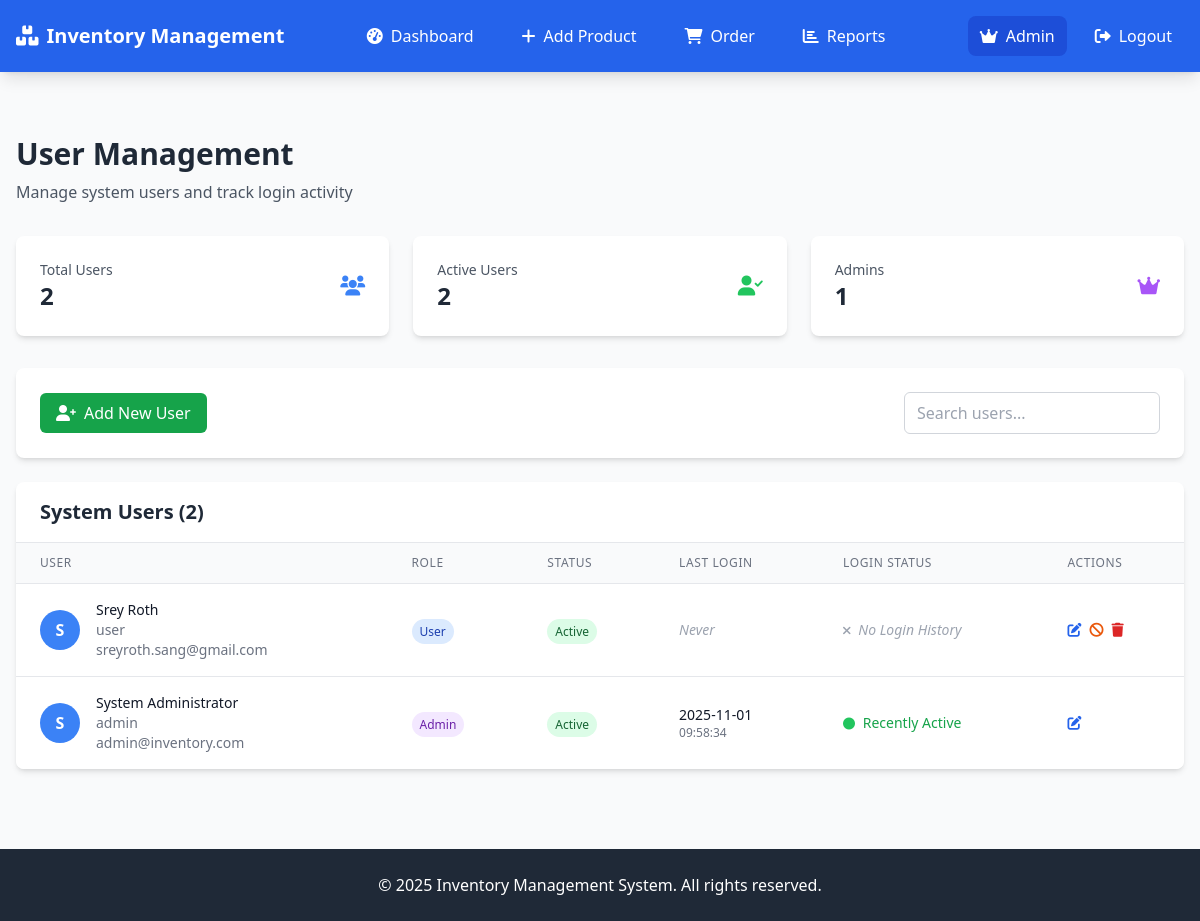
/admin/users (signed in), run on an earlier commit of the app's database.
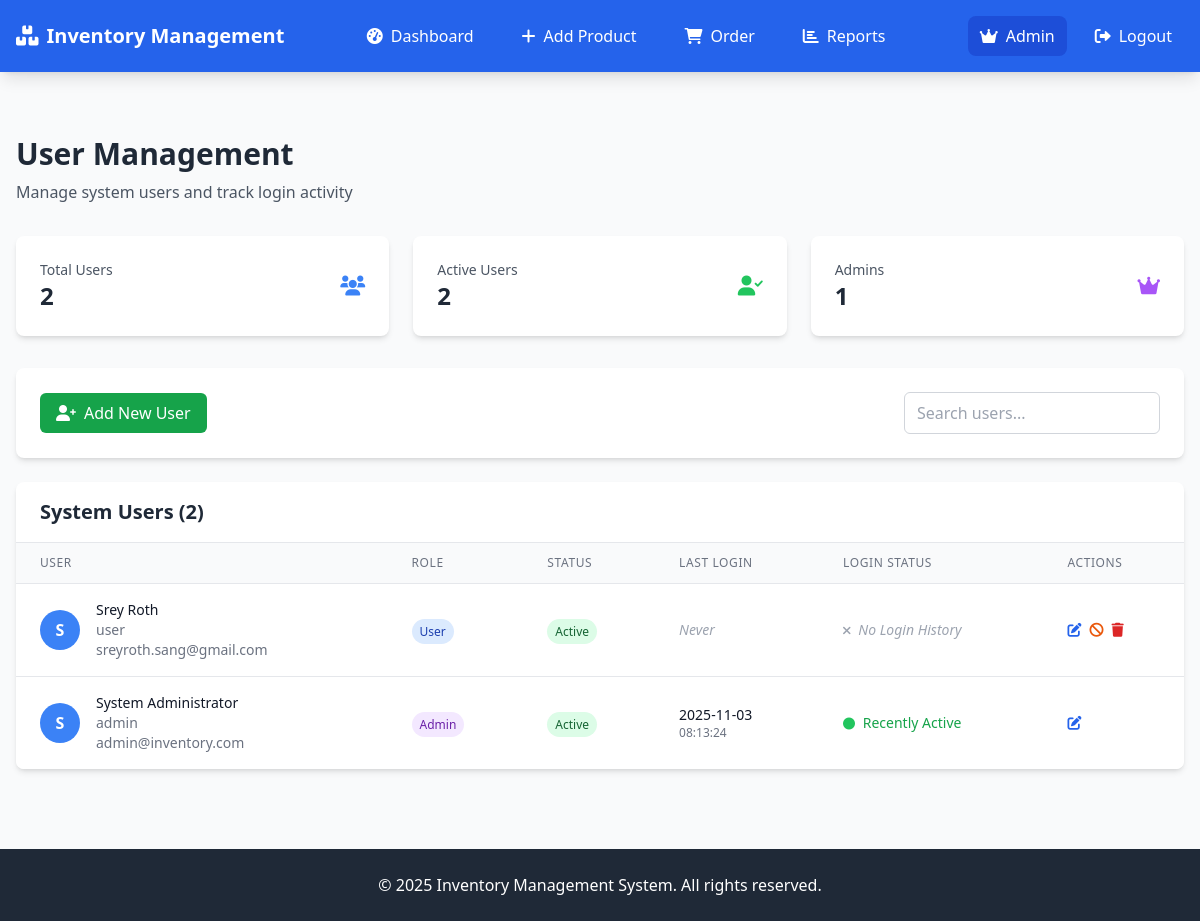
And on a later commit of the database.
### models.py (models this page shows, shortened)
class User(UserMixin, db.Model):
    __tablename__ = 'users'
    id = db.Column(db.Integer, primary_key=True)
    username = db.Column(db.String(80), unique=True, nullable=False)
    email = db.Column(db.String(120), unique=True, nullable=False)
    password_hash = db.Column(db.String(128))
    first_name = db.Column(db.String(50))
    last_name = db.Column(db.String(50))
    phone = db.Column(db.String(20))
    role = db.Column(db.String(20), default='user')
    is_active = db.Column(db.Boolean, default=True)
    last_login = db.Column(db.DateTime)  # Make sure this field exists
    created_at = db.Column(db.DateTime, default=datetime.utcnow)
    updated_at = db.Column(db.DateTime, default=datetime.utcnow, onupdate=datetime.utcnow)
    def is_admin(self):
        return self.role == 'admin'

### app.py (the view)
    @login_required
    def decorated_function(*args, **kwargs):
        if not current_user.is_admin():
            flash('Admin access required.', 'error')
            return redirect('/')
        return f(*args, **kwargs)

### app.py (called while the page is built)
@login_manager.user_loader
def load_user(user_id):
    return User.query.get(int(user_id))

def admin_required(f):
    @login_required
    def decorated_function(*args, **kwargs):
        if not current_user.is_admin():
            flash('Admin access required.', 'error')
            return redirect('/')
        return f(*args, **kwargs)
    decorated_function.__name__ = f.__name__
    return decorated_function

@app.route('/admin/users')
@admin_required
def admin_users():
    users = User.query.order_by(User.created_at.desc()).all()
    return render_template('admin_users.html', users=users)

### templates/admin_users.html (shortened to what this page needs)
{% extends "base.html" %}
{% block content %}
<div class="mb-8">
    <h1 class="text-3xl font-bold text-gray-800 mb-2">User Management</h1>
    <p class="text-gray-600">Manage system users and track login activity</p>
</div>
<div class="grid grid-cols-1 md:grid-cols-3 gap-6 mb-8">
    <div class="bg-white rounded-lg shadow-md p-6">
        <div class="flex items-center justify-between">
            <div>
                <p class="text-sm font-medium text-gray-600">Total Users</p>
                <p class="text-2xl font-bold text-gray-800">{{ users|length | default(0) }}</p>
            </div>
            <i class="fas fa-users text-blue-500 text-xl"></i>
        </div>
    </div>
    <div class="bg-white rounded-lg shadow-md p-6">
        <div class="flex items-center justify-between">
            <div>
                <p class="text-sm font-medium text-gray-600">Active Users</p>
                <p class="text-2xl font-bold text-gray-800">{{ users|selectattr('is_active')|list|length | default(0) }}</p>
            </div>
            <i class="fas fa-user-check text-green-500 text-xl"></i>
        </div>
    </div>
    <div class="bg-white rounded-lg shadow-md p-6">
        <div class="flex items-center justify-between">
            <div>
                <p class="text-sm font-medium text-gray-600">Admins</p>
                <p class="text-2xl font-bold text-gray-800">{{ users|selectattr('role', 'equalto', 'admin')|list|length | default(0) }}</p>
            </div>
            <i class="fas fa-crown text-purple-500 text-xl"></i>
        </div>
    </div>
</div>
<div class="bg-white rounded-lg shadow-md p-6 mb-6">
    <div class="flex justify-between items-center">
        <div>
            <button onclick="openAddUserModal()" class="bg-green-600 text-white px-4 py-2 rounded-md hover:bg-green-700 transition duration-200">
                <i class="fas fa-user-plus mr-2"></i>Add New User
            </button>
        </div>
        <div class="flex space-x-2">
            <input type="text" id="userSearch" placeholder="Search users..."
                   class="px-3 py-2 border border-gray-300 rounded-md focus:outline-none focus:ring-2 focus:ring-blue-500 w-64">
        </div>
    </div>
</div>
<div class="bg-white rounded-lg shadow-md overflow-hidden">
    <div class="px-6 py-4 border-b border-gray-200">
        <h2 class="text-xl font-semibold text-gray-800">System Users ({{ users|length | default(0) }})</h2>
    </div>
    {% if users %}
    <div class="overflow-x-auto">
        <table class="min-w-full divide-y divide-gray-200">
            <thead class="bg-gray-50">
                <tr>
                    <th class="px-6 py-3 text-left text-xs font-medium text-gray-500 uppercase tracking-wider">User</th>
                    <th class="px-6 py-3 text-left text-xs font-medium text-gray-500 uppercase tracking-wider">Role</th>
                    <th class="px-6 py-3 text-left text-xs font-medium text-gray-500 uppercase tracking-wider">Status</th>
                    <th class="px-6 py-3 text-left text-xs font-medium text-gray-500 uppercase tracking-wider">Last Login</th>
                    <th class="px-6 py-3 text-left text-xs font-medium text-gray-500 uppercase tracking-wider">Login Status</th>
                    <th class="px-6 py-3 text-left text-xs font-medium text-gray-500 uppercase tracking-wider">Actions</th>
                </tr>
            </thead>
            <tbody class="bg-white divide-y divide-gray-200">
                {% for user in users %}
                <tr class="hover:bg-gray-50">
                    <td class="px-6 py-4 whitespace-nowrap">
                        <div class="flex items-center">
                            <div class="flex-shrink-0 h-10 w-10 bg-blue-500 rounded-full flex items-center justify-center text-white font-bold">
                                {{ user.first_name[0] if user.first_name else user.username[0]|upper }}
                            </div>
                            <div class="ml-4">
                                <div class="text-sm font-medium text-gray-900">
                                    {{ user.first_name | default('') }} {{ user.last_name | default('') }}
                                </div>
                                <div class="text-sm text-gray-500">{{ user.username | default('') }}</div>
                                <div class="text-sm text-gray-500">{{ user.email | default('') }}</div>
                            </div>
                        </div>
                    </td>
                    <td class="px-6 py-4 whitespace-nowrap">
                        <span class="px-2 py-1 text-xs font-medium rounded-full
                            {% if user.role == 'admin' %}bg-purple-100 text-purple-800
                            {% else %}bg-blue-100 text-blue-800{% endif %}">
                            {{ user.role|title | default('User') }}
                        </span>
                    </td>
                    <td class="px-6 py-4 whitespace-nowrap">
                        <span class="px-2 py-1 text-xs font-medium rounded-full
                            {% if user.is_active %}bg-green-100 text-green-800
                            {% else %}bg-red-100 text-red-800{% endif %}">
                            {{ 'Active' if user.is_active else 'Inactive' }}
                        </span>
                    </td>
                    <td class="px-6 py-4 whitespace-nowrap text-sm text-gray-900">
                        {% if user.last_login %}
                            <div class="flex flex-col">
                                <span class="font-medium">{{ user.last_login.strftime('%Y-%m-%d') }}</span>
                                <span class="text-gray-500 text-xs">{{ user.last_login.strftime('%H:%M:%S') }}</span>
                            </div>
                        {% else %}
                            <span class="text-gray-400 italic">Never</span>
                        {% endif %}
                    </td>
                    <td class="px-6 py-4 whitespace-nowrap text-sm text-gray-500">
                        {% if user.last_login %}
                            {% if user.is_active %}
                                <span class="text-green-600 font-medium">
                                    <i class="fas fa-circle mr-1 text-green-500 text-xs"></i>
                                    Recently Active
                                </span>
                            {% else %}
                                <span class="text-gray-600">
                                    <i class="fas fa-clock mr-1 text-gray-500 text-xs"></i>
                                    Has Logged In
                                </span>
                            {% endif %}
                        {% else %}
                            <span class="text-gray-400 italic">
                                <i class="fas fa-times mr-1 text-gray-400 text-xs"></i>
                                No Login History
                            </span>
                        {% endif %}
                    </td>
                    <td class="px-6 py-4 whitespace-nowrap text-sm font-medium">
                        <div class="flex space-x-2">
                            <button onclick="editUser({{ user.id }})" class="text-blue-600 hover:text-blue-900" title="Edit User">
                                <i class="fas fa-edit"></i>
                            </button>
                            {% if user.id != current_user.id %}
                            <button onclick="toggleUserStatus({{ user.id }}, {{ user.is_active|lower }})"
                                    class="{% if user.is_active %}text-orange-600 hover:text-orange-900{% else %}text-green-600 hover:text-green-900{% endif %}"
                                    title="{{ 'Deactivate' if user.is_active else 'Activate' }} User">
                                <i class="fas fa-{% if user.is_active %}ban{% else %}check{% endif %}"></i>
                            </button>
                            <button onclick="deleteUser({{ user.id }})" class="text-red-600 hover:text-red-900" title="Delete User">
                                <i class="fas fa-trash"></i>
                            </button>
                            {% endif %}
                        </div>
                    </td>
                </tr>
                {% endfor %}
            </tbody>
        </table>
    </div>
    {% endif %}
</div>
{% endblock %}

### templates/base.html (shortened to what this page needs)
<!DOCTYPE html>
<html lang="en">
  <head>
    <script src="https://cdn.tailwindcss.com"></script>
    <link
      href="https://cdnjs.cloudflare.com/ajax/libs/font-awesome/6.0.0/css/all.min.css"
      rel="stylesheet"
    />
    <a href="/create-order" class="bg-green-500 text-white px-4 py-2 rounded">
    </a>
  </head>
  <body class="bg-gray-50">
    <nav
      class="bg-blue-600 text-white shadow-lg fixed top-0 left-0 right-0 z-50"
    >
      <div class="max-w-7xl mx-auto px-4">
        <div class="flex justify-between items-center py-4">
          <div class="flex items-center space-x-2">
            <i class="fas fa-boxes text-xl"></i>
            <h1 class="text-xl font-bold">Inventory Management</h1>
          </div>
          {% if current_user.is_authenticated %}
          <div class="flex space-x-6">
            <a
              href="/"
              class="hover:text-blue-200 transition duration-200 py-2 px-3 rounded-lg {% if request.path == '/' %}bg-blue-700{% endif %}"
            >
              <i class="fas fa-tachometer-alt mr-2"></i>Dashboard
            </a>
            <a
              href="/add-product"
              class="hover:text-blue-200 transition duration-200 py-2 px-3 rounded-lg {% if request.path == '/add-product' %}bg-blue-700{% endif %}"
            >
              <i class="fas fa-plus mr-2"></i>Add Product
            </a>
            <a
              href="/orders"
              class="hover:text-blue-200 transition duration-200 py-2 px-3 rounded-lg {% if request.path.startswith('/orders') %}bg-blue-700{% endif %}"
            >
              <i class="fas fa-shopping-cart mr-2"></i>Order
            </a>
            <a
              href="/report"
              class="hover:text-blue-200 transition duration-200 py-2 px-3 rounded-lg {% if request.path == '/report' %}bg-blue-700{% endif %}"
            >
              <i class="fas fa-chart-bar mr-2"></i>Reports
            </a>
          </div>
          <div class="flex items-center space-x-4">
            {% if current_user.is_authenticated and current_user.is_admin() %}
            <a
              href="/admin"
              class="hover:text-blue-200 transition duration-200 py-2 px-3 rounded-lg {% if request.path.startswith('/admin') %}bg-blue-700{% endif %}"
            >
              <i class="fas fa-crown mr-2"></i>Admin
            </a>
            {% endif %}
            <a
              href="/logout"
              class="hover:text-blue-200 transition duration-200 py-2 px-3 rounded-lg"
            >
              <i class="fas fa-sign-out-alt mr-2"></i>Logout
            </a>
          </div>
          {% endif %}
        </div>
      </div>
    </nav>
    <div class="h-20"></div>
    <main class="max-w-7xl mx-auto px-4 py-8">
      {% block content %}{% endblock %}
    </main>
    <footer class="bg-gray-800 text-white py-6 mt-12">
      <div class="max-w-7xl mx-auto px-4 text-center">
        <p>&copy; 2025 Inventory Management System. All rights reserved.</p>
      </div>
    </footer>
  </body>
</html>

What changed in the data, as far as the page shows it:
changed User "System": last_login "2025-11-01" → "2025-11-03"; last_login "09:58:34" → "08:13:24"
